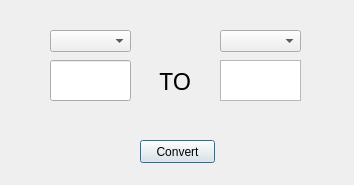
<?xml version="1.0" encoding="UTF-8"?>
<ui version="4.0">
 <class>Dialog</class>
 <widget class="QDialog" name="Dialog">
  <property name="geometry">
   <rect>
    <x>0</x>
    <y>0</y>
    <width>354</width>
    <height>185</height>
   </rect>
  </property>
  <property name="windowTitle">
   <string>Dialog</string>
  </property>
  <widget class="QPushButton" name="convert">
   <property name="geometry">
    <rect>
     <x>140</x>
     <y>140</y>
     <width>75</width>
     <height>23</height>
    </rect>
   </property>
   <property name="text">
    <string>Convert</string>
   </property>
  </widget>
  <widget class="QLineEdit" name="inp_value">
   <property name="geometry">
    <rect>
     <x>50</x>
     <y>60</y>
     <width>81</width>
     <height>41</height>
    </rect>
   </property>
   <property name="alignment">
    <set>Qt::AlignCenter</set>
   </property>
  </widget>
  <widget class="QTextBrowser" name="out_val">
   <property name="geometry">
    <rect>
     <x>220</x>
     <y>60</y>
     <width>81</width>
     <height>41</height>
    </rect>
   </property>
   <property name="styleSheet">
    <string notr="true">text-align:center;</string>
   </property>
  </widget>
  <widget class="QComboBox" name="inp_curr">
   <property name="geometry">
    <rect>
     <x>50</x>
     <y>30</y>
     <width>81</width>
     <height>22</height>
    </rect>
   </property>
  </widget>
  <widget class="QComboBox" name="out_curr">
   <property name="geometry">
    <rect>
     <x>220</x>
     <y>30</y>
     <width>81</width>
     <height>22</height>
    </rect>
   </property>
  </widget>
  <widget class="QLabel" name="label">
   <property name="geometry">
    <rect>
     <x>140</x>
     <y>40</y>
     <width>71</width>
     <height>81</height>
    </rect>
   </property>
   <property name="font">
    <font>
     <family>Agency FB</family>
     <pointsize>18</pointsize>
    </font>
   </property>
   <property name="text">
    <string>TO</string>
   </property>
   <property name="alignment">
    <set>Qt::AlignCenter</set>
   </property>
  </widget>
 </widget>
 <resources/>
 <connections/>
</ui>
